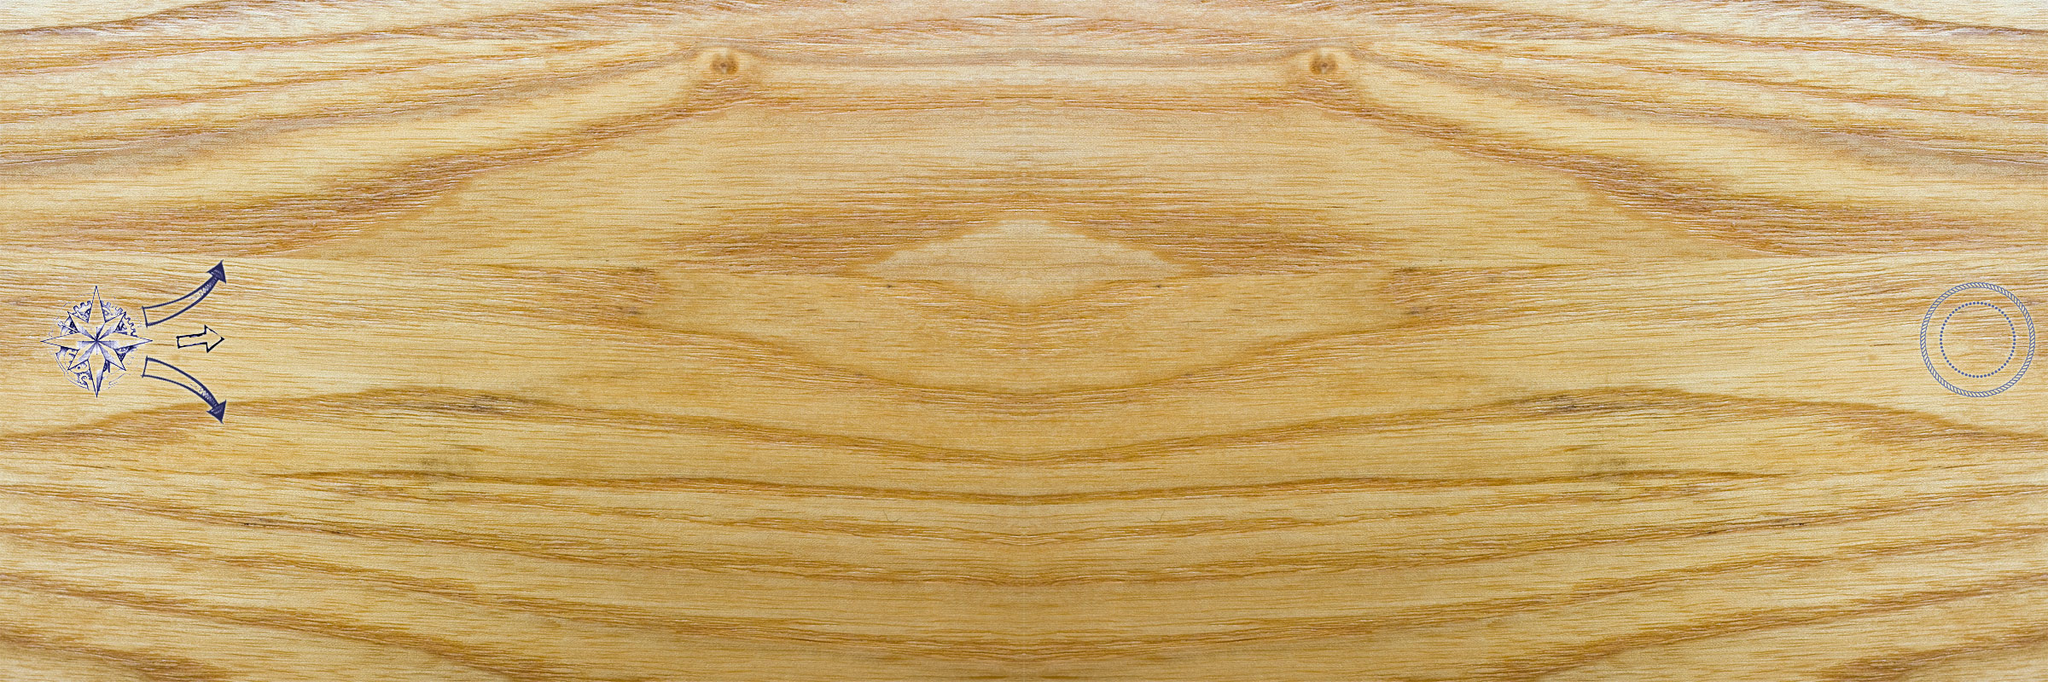

Below is a game level as drawn by its tile map, then a one-line description and the .tmx that defines it (tile-layer data replaced by summaries):
An orthogonal 75x25 tile map with 32x32 px tiles, 1 tile layer (Слой тайлов 1).

<map version="1.0" orientation="orthogonal" renderorder="left-up" width="75" height="25" tilewidth="32" tileheight="32">
 <tileset firstgid="1" name="back0" tilewidth="32" tileheight="32">
  <image source="back0.jpg" width="2400" height="800" />
 </tileset>
 <layer name="Слой тайлов 1" width="75" height="25">
  <data>[1875 cells, 1875 non-empty, 1875 distinct tile ids]</data>
 </layer>
</map>